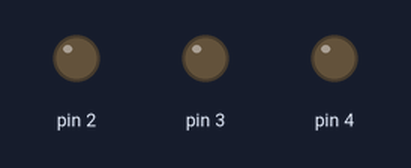
The sketch below on a simulated Arduino Uno, built with avr-gcc and run on an emulated ATmega328P. On the bench: output pins drawn as LEDs (lit = HIGH).

Above: at 0.15 s.
At 1.65 s:
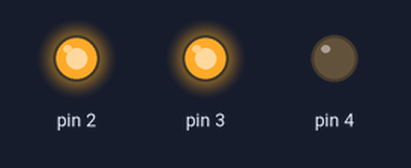
At 3.15 s:
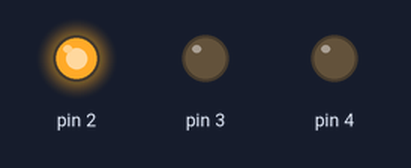
At 6.15 s:
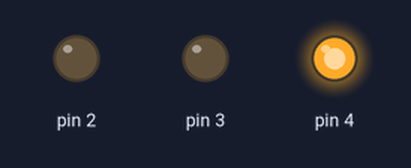
At 9.15 s:
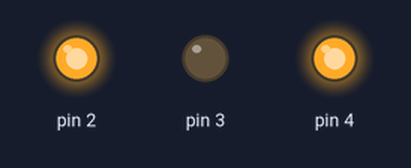
At 12.45 s:
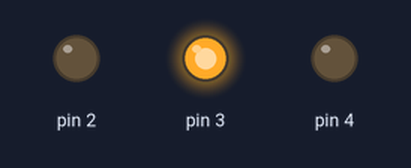
Timing chart, 0 to 13.0 s (numbered marks = the images above):
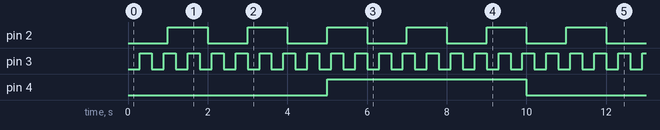

Measured:
- by itself, pin 2: alternates HIGH for 1.0 s and LOW for 1.0 s
- by itself, pin 3: alternates HIGH for 0.30 s and LOW for 0.30 s
- by itself, pin 4: alternates HIGH for 5.0 s and LOW for 5.0 s

The sketch:

ex04_NoDelay_millis_x3.ino
```cpp
int interval=1000; // the time we need to wait
int previousMillis=0; // millis() returns an unsigned long.
bool ledState = false; // state variable for the LED

int interval2=300; // the time we need to wait
int previousMillis2=0; // millis() returns an unsigned long.
bool ledState2 = false; // state variable for the LED

int interval3=5000; // the time we need to wait
int previousMillis3=0; // millis() returns an unsigned long.
bool ledState3 = false; // state variable for the LED

void setup() {
  //millis = 0;
 pinMode(2, OUTPUT);
 digitalWrite(2, ledState);

 pinMode(3, OUTPUT);
 digitalWrite(4, ledState2);

 pinMode(4, OUTPUT);
 digitalWrite(4, ledState3);
}

void loop() {
 int currentMillis = millis(); // grab current time


 if ( (currentMillis - previousMillis) >= interval) {

   ledState = !ledState; // "toggles" the state
   digitalWrite(2, ledState); // sets the LED based on ledState
   // save the "current" time
   previousMillis = millis();
 }

 if ( (currentMillis - previousMillis2) >= interval2) {

   ledState2 = !ledState2; // "toggles" the state
   digitalWrite(3, ledState2); // sets the LED based on ledState
   // save the "current" time
   previousMillis2 = millis();
 }

  if ( (currentMillis - previousMillis3) >= interval3) {

   ledState3 = !ledState3; // "toggles" the state
   digitalWrite(4, ledState3); // sets the LED based on ledState
   // save the "current" time
   previousMillis3 = millis();
 }


}
```
